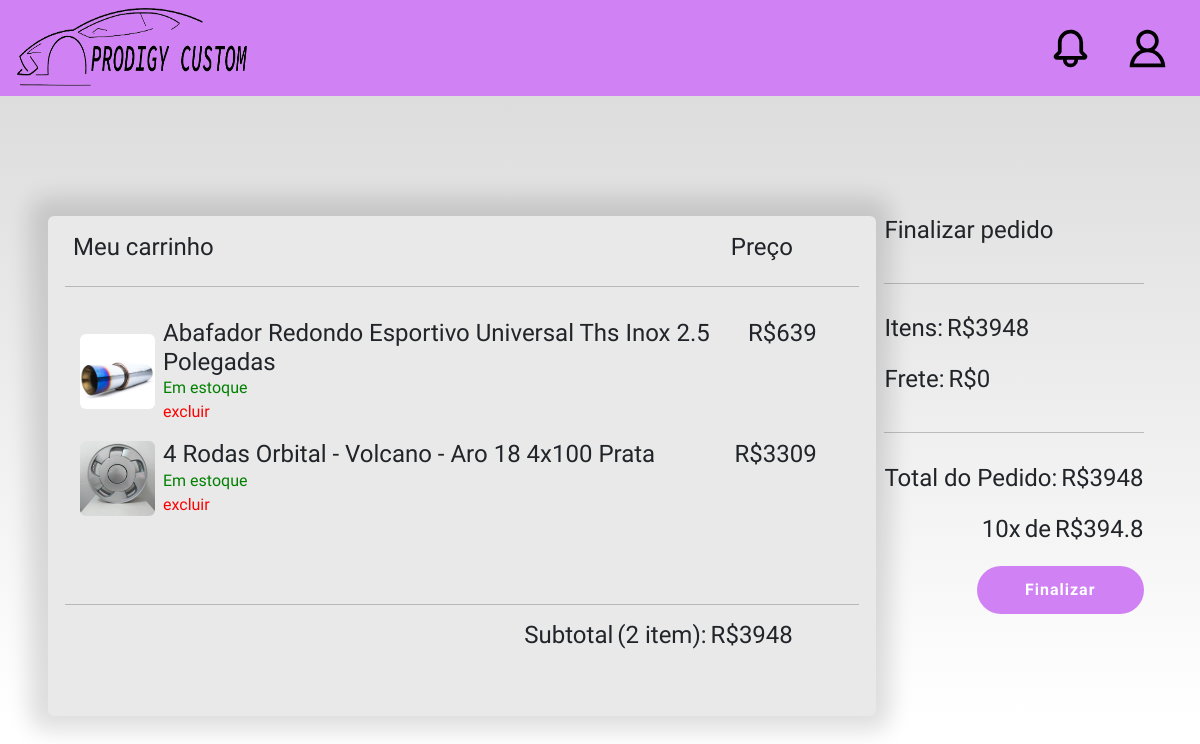
The page /tela-carrinho/index.php (signed in) on the database its author committed.
### tables this page shows
CREATE TABLE `produtos` (
  `id_produto` int(11) NOT NULL,
  `nome` varchar(255) NOT NULL,
  `preco` decimal(10,0) NOT NULL,
  `descricao` text NOT NULL,
  `info_tecnica` text NOT NULL
);

CREATE TABLE `produtos_imagens` (
  `id_img` int(11) NOT NULL,
  `id_produto` int(11) NOT NULL,
  `file_path` varchar(255) NOT NULL
);

### tela-carrinho/index.php (the view, shortened to what this page needs)
<!DOCTYPE html>
<html lang="en">
    <head>
        <link rel="stylesheet" href="../style.css">
        <link href="https://cdn.jsdelivr.net/npm/bootstrap@5.2.3/dist/css/bootstrap.min.css" rel="stylesheet"
>
        <link rel="stylesheet" href="https://cdnjs.cloudflare.com/ajax/libs/animate.css/4.1.1/animate.min.css">
    </head>
<body>
    <header>
        <nav class="nav navbar">
            <a href="../venda-produto/index.php"><img class="logo" src="fotologo.png" alt="imagem da logo"></a>
            <div class="icones">
                <div class="dropdown drop-msg">
                </div>
                <div class="dropdown drop-minhaconta">
                </div>
            </div>
        </nav>
    </header>
    <main>
        <div class="col-md-12">
            <div class="d-flex mx-5" style="margin-top: 120px">
                <div class="col-md-9">
                    <div class="card carrinho">
                        <div class="card-body">
                            <div class="d-flex flex-column">
                                <div class="col-md-11 d-flex justify-content-between ps-2">
                                    <h4>Meu carrinho</h4><h4>Preço</h4>
                                </div>
                                <hr>
                                <div class="produtos">
                                    <?php
                                    include("../php/sql_connect.php");
                                    $comando = $pdo->prepare("SELECT * FROM produtos inner join usuario_carrinho on produtos.id_produto = usuario_carrinho.id_produto
                                    inner join produtos_imagens on produtos.id_produto = produtos_imagens.id_produto where usuario_carrinho.id_usuario = :id_usuario");
                                    $comando->bindParam(':id_usuario', $_SESSION["logado"]);
                                    $comando->execute();
                                    $subtotal = 0;
                                    while ($linhas = $comando->fetch()){
                                        if (!empty($linhas["file_path"])){
                                            $img = $linhas["file_path"];
                                        } else {
                                            $img = "";
                                        }
                                        $preco = $linhas["preco"];
                                        $nome = $linhas["nome"];
                                        $id_produto = $linhas["id_produto"];
                                        $subtotal = $subtotal + $preco;
                                        echo(
                                            "<div class='col-md-12 d-flex align-items-center mt-3'>
                                            <img class='imagemLista rounded' src='$img' alt=''>
                                            <div class='col-md-10 d-flex flex-column ps-2'>
                                            <div class='d-flex justify-content-between'>
                                                <h4 style='margin: 0;'>$nome</h4>
                                                <h4 style='margin: 0;'>R$$preco</h4>
                                            </div>
                                            <span class='status' style='color: green;'> Em estoque </span>
                                            <button class='btn-excluir' onclick='deletar_carrinho($id_produto)'>excluir</button>
                                            </div>
                                            </div>");
                                    }
                                    $comando = $pdo->prepare("SELECT count(usuario_carrinho.id_usuario) as contador FROM usuario_carrinho where usuario_carrinho.id_usuario = :id_usuario");
                                    $comando->bindParam(':id_usuario', $_SESSION["logado"]);
                                    $comando->execute();
                                    while ($linhas = $comando->fetch()){
                                        $count = $linhas["contador"];
                                    }
                                    $frete = 0;
                                    $total_pedido = $subtotal + $frete;
                                    $parcelado = $total_pedido / 10;
                                echo("
                                </div>
                                <hr>
                                <div class='col-md-11 d-flex justify-content-end ps-2 gap-1'>
                                    <h4>Subtotal</h4><h4>($count item):</h4><h4>R$$subtotal</h4>
                                </div>
                            </div>
                        </div>
                    </div>
                </div>
                <div class='col-md-3 d-flex justify-content-center'>
                    <div class='d-flex flex-column' style='gap:0.89rem!important'>
                        <h4>Finalizar pedido</h4>
                        <hr>
                        <div class='d-flex gap-1'>
                            <h4>Itens:</h4><h4>R$$subtotal</h4>
                        </div>
                        <div class='d-flex gap-1'>
                            <h4>Frete:</h4><h4>R$$frete</h4>
                        </div>
                        <hr>
                        <div class='d-flex gap-1'>
                            <h4>Total do Pedido:</h4><h4>R$$total_pedido </h4>
                        </div>
                        <div class='d-flex justify-content-end gap-1'>
                            <h4>10x</h4><h4>de</h4><h4>R$$parcelado</h4>
                        </div>
                        ");
                        ?>
                        <div class="botoes d-flex gap-3 flex-column align-items-end">
                            <a href="../tela-pagamento/index.php" class="button-primario">Finalizar</a>
                        </div>
                    </div>
                </div>
            </div>
        </div>
    </main>
</body>
</html>

### style.css (style rules this page uses)
:root { --primary: #D081F4; --primary300: #D081F490; --bs-card-border-color: transparent !important; --bs-border-color-translucent: transparent !important; }
* { margin: 0; padding: 0; box-sizing: border-box; }
body { background-image: linear-gradient(to bottom, #cfcfcfd2, #fff); background-repeat: no-repeat; min-width: fit-content; font-family: Urbanist !important; }
.logo { width: 230px; height: 80px; margin-left: 17px; }
.nav { background-color: var(--primary); }
.button-primario { background-color: var(--primary) !important; border-radius: 100vh !important; border:none !important; padding: 0.5em 3em; color: #fff !important; font-weight: bold !important; letter-spacing: 1px !important; height: 3rem !important; width: fit-content !important; display: flex; justify-content: center; align-items: center; }
.btn-excluir { text-decoration: none; color: red; outline: 0; border: 0; background: transparent; display: inherit }
.icones { display: flex; gap:2em; align-items: center; margin-right: 30px; }
.card { -webkit-box-shadow: -2px -2px 22px 17px rgba(0,0,0,0.13) !important; -moz-box-shadow: -2px -2px 22px 17px rgba(0,0,0,0.13) !important; box-shadow: -2px -2px 22px 17px rgba(0,0,0,0.13) !important; }
.imagemLista { width: 75px !important; height: 75px; object-fit: cover; margin-left: 15px; }
.produtos { height: 285px; overflow: hidden; overflow-y:auto }
a { text-decoration: none !important; }
.carrinho { outline: 0!important; background-color: #e9e9e9!important; height: 500px !important; overflow: auto; }

### rows shown on the page
produtos: produtos_imagens.file_path (picture), nome "Abafador Redondo Esportivo Universal Ths Inox 2.5 Polegadas", preco "639"
produtos: produtos_imagens.file_path (picture), nome "4 Rodas Orbital - Volcano - Aro 18 4x100 Prata", preco "3309"

### other values the page prints
$count "2"
$subtotal "3948"
$frete "0"
$total_pedido "3948"
$parcelado "394.8"
